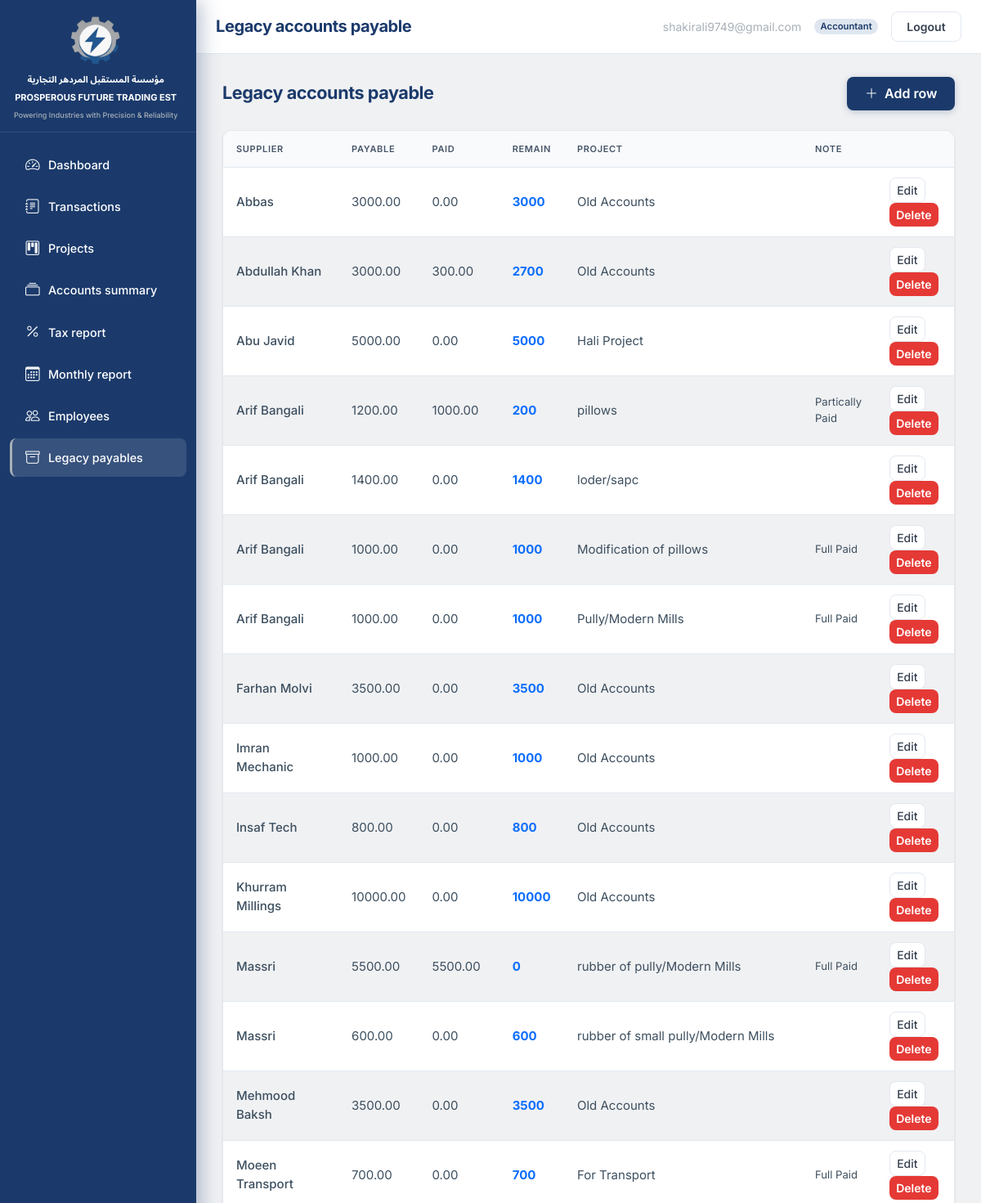
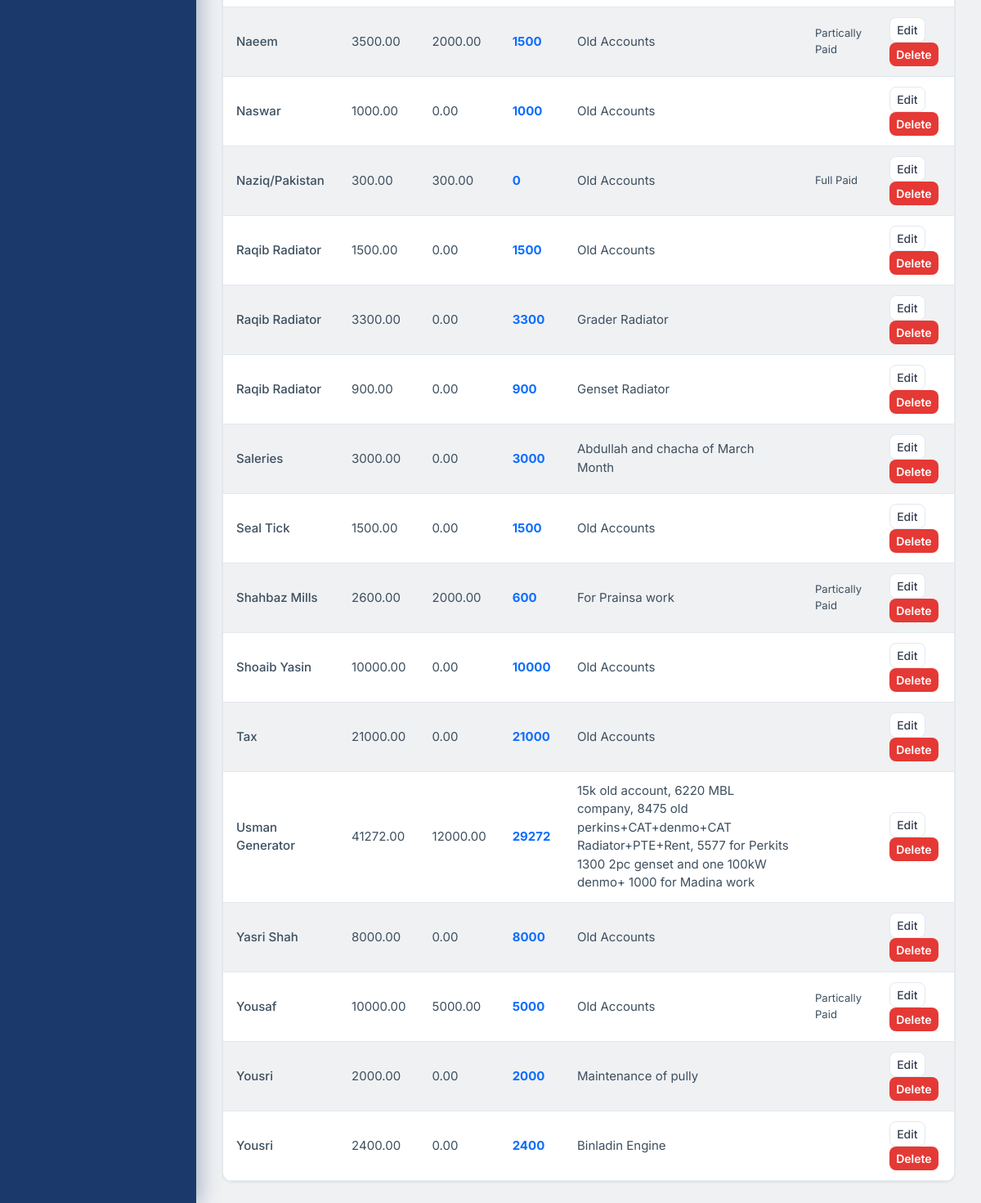
Screenshot of /transactions/legacy/ (signed in) with the database file from the repository (2 pictures, top to bottom).
### accounts/models.py (models this page shows, shortened)
class User(AbstractBaseUser, PermissionsMixin):
    email = models.EmailField(unique=True)
    full_name = models.CharField(max_length=255, blank=True)
    role = models.CharField(max_length=20, choices=Role.choices, default=Role.VIEWER)
    is_staff = models.BooleanField(default=False)
    is_active = models.BooleanField(default=True)
    date_joined = models.DateTimeField(default=timezone.now)
    objects = UserManager()
    USERNAME_FIELD = "email"
    REQUIRED_FIELDS = []
    class Meta:
        ordering = ["email"]

### transactions/models.py (models this page shows, shortened)
class LegacyPayable(models.Model):
    supplier_name = models.CharField(max_length=255)
    total_payable = models.DecimalField(max_digits=14, decimal_places=2)
    total_paid = models.DecimalField(max_digits=14, decimal_places=2, default=Decimal("0"))
    date_last_paid = models.DateField(null=True, blank=True)
    projects_name = models.CharField(max_length=255, blank=True)
    status_note = models.CharField(max_length=255, blank=True)
    class Meta:
        ordering = ["supplier_name", "pk"]
        verbose_name = "Legacy payable"
        verbose_name_plural = "Legacy payables"

### transactions/views.py (the view)
# urls.py: path("legacy/", views.LegacyPayableListView.as_view(), name="legacy_list"),
class LegacyPayableListView(AccountantOrAdminRequiredMixin, ListView):
    model = LegacyPayable
    template_name = "transactions/legacy_list.html"
    context_object_name = "legacy_rows"
    def get_queryset(self):
        return LegacyPayable.objects.annotate(
            remaining_calc=F("total_payable") - F("total_paid"),
        ).order_by("supplier_name", "pk")

### TradingEST/context_processors.py (called while the page is built)
def brand(_request):
    return {
        "brand_name_ar": BRAND_NAME_AR,
        "brand_name_en": BRAND_NAME_EN,
        "brand_tagline": BRAND_TAGLINE,
    }

### accounts/mixins.py (called while the page is built)
    def dispatch(self, request, *args, **kwargs):
        if not request.user.is_authenticated:
            return HttpResponseRedirect(self.resolve_redirect(request))
        role = getattr(request.user, "role", None)
        if role not in self.allowed_roles:
            raise PermissionDenied("Insufficient role.")
        return super(SessionAuthenticatedMixin, self).dispatch(request, *args, **kwargs)

### templates/transactions/legacy_list.html (shortened to what this page needs)
{% extends "base.html" %}
{% block header_title %}Legacy accounts payable{% endblock %}
{% block content %}
<div class="te-page-heading-row">
  <h1>Legacy accounts payable</h1>
  {% if user.role == 'admin' or user.role == 'accountant' %}
  <a class="btn te-btn-gradient" href="{% url 'transactions:legacy_add' %}"><i class="bi bi-plus-lg me-1"></i> Add row</a>
  {% endif %}
</div>
{% if legacy_rows %}
<div class="te-table-card">
  <div class="table-responsive">
    <table class="table mb-0 align-middle">
      <thead>
        <tr><th>Supplier</th><th>Payable</th><th>Paid</th><th>Remain</th><th>Project</th><th>Note</th><th></th></tr>
      </thead>
      <tbody>
        {% for row in legacy_rows %}
        <tr>
          <td class="fw-medium">{{ row.supplier_name }}</td>
          <td>{{ row.total_payable }}</td>
          <td>{{ row.total_paid }}</td>
          <td><strong class="text-primary">{{ row.remaining_calc }}</strong></td>
          <td>{{ row.projects_name }}</td>
          <td class="small">{{ row.status_note }}</td>
          <td>
            {% if user.role == 'admin' or user.role == 'accountant' %}
            <a class="btn btn-sm te-btn-secondary me-1" href="{% url 'transactions:legacy_edit' row.pk %}">Edit</a>
            <a class="btn btn-sm te-btn-danger" href="{% url 'transactions:legacy_delete' row.pk %}">Delete</a>
            {% endif %}
          </td>
        </tr>
        {% endfor %}
      </tbody>
    </table>
  </div>
</div>
{% else %}
<div class="te-page-card te-empty-state">
  <i class="bi bi-archive" aria-hidden="true"></i>
  <p>No legacy payable rows.</p>
</div>
{% endif %}
{% endblock %}

### templates/base.html (shortened to what this page needs)
{% load static %}
<!DOCTYPE html>
<html lang="en">
<head>
  <link href="https://cdn.jsdelivr.net/npm/bootstrap@5.3.3/dist/css/bootstrap.min.css" rel="stylesheet"
>
  <link rel="stylesheet" href="https://cdn.jsdelivr.net/npm/bootstrap-icons@1.11.3/font/bootstrap-icons.min.css">
  <link rel="stylesheet" href="{% static 'css/app.css' %}">
</head>
<body class="te-app-body">
<div class="te-app-layout">
  <div class="te-app-main">
    <header class="te-topbar">
      <div class="te-topbar-desktop d-none d-md-flex w-100 align-items-center justify-content-between gap-3 min-w-0">
        <h1 class="te-topbar-title text-truncate mb-0 flex-grow-1 min-w-0">{% block header_title %}Dashboard{% endblock %}</h1>
        {% if user.is_authenticated %}
        <div class="te-topbar-actions flex-shrink-0">
          <span class="te-topbar-email d-none d-lg-inline">{{ user.email }}</span>
          {% if user.role == 'admin' %}
          <span class="badge rounded-pill badge-role-admin">{{ user.get_role_display }}</span>
          {% elif user.role == 'accountant' %}
          <span class="badge rounded-pill badge-role-accountant">{{ user.get_role_display }}</span>
          {% else %}
          <span class="badge rounded-pill badge-role-viewer">{{ user.get_role_display }}</span>
          {% endif %}
          <form action="{% url 'accounts:logout' %}" method="post" class="d-inline mb-0">
            <button type="submit" class="btn btn-sm te-btn-logout">Logout</button>
          </form>
        </div>
        {% endif %}
      </div>
    </header>
    <div class="te-content-wrap">
      {% block content %}{% endblock %}
    </div>
  </div>
  <aside id="teSidebar" class="te-sidebar" aria-label="Main navigation">
    <div class="te-sidebar-head">
      <div class="te-sidebar-logo">
        {% include "partials/sidebar_brand.html" %}
      </div>
    </div>
    <div class="te-sidebar-nav">
      {% include "partials/sidebar_nav.html" %}
    </div>
  </aside>
</div>
</body>
</html>

### rows the page displays
User: email "shakirali9749@gmail.com", role "Accountant"
LegacyPayable: supplier_name "Abbas", total_payable "3000.00", total_paid "0.00", remaining_calc "3000", projects_name "Old Accounts"
LegacyPayable: supplier_name "Abdullah Khan", total_payable "3000.00", total_paid "300.00", remaining_calc "2700", projects_name "Old Accounts"
LegacyPayable: supplier_name "Abu Javid", total_payable "5000.00", total_paid "0.00", remaining_calc "5000", projects_name "Hali Project"
LegacyPayable: supplier_name "Arif Bangali", total_payable "1200.00", total_paid "1000.00", remaining_calc "200", projects_name "pillows", status_note "Partically Paid"
LegacyPayable: supplier_name "Arif Bangali", total_payable "1400.00", total_paid "0.00", remaining_calc "1400", projects_name "loder/sapc"
LegacyPayable: supplier_name "Arif Bangali", total_payable "1000.00", total_paid "0.00", remaining_calc "1000", projects_name "Modification of pillows", status_note "Full Paid"
LegacyPayable: supplier_name "Arif Bangali", total_payable "1000.00", total_paid "0.00", remaining_calc "1000", projects_name "Pully/Modern Mills", status_note "Full Paid"
LegacyPayable: supplier_name "Farhan Molvi", total_payable "3500.00", total_paid "0.00", remaining_calc "3500", projects_name "Old Accounts"
LegacyPayable: supplier_name "Imran Mechanic", total_payable "1000.00", total_paid "0.00", remaining_calc "1000", projects_name "Old Accounts"
LegacyPayable: supplier_name "Insaf Tech", total_payable "800.00", total_paid "0.00", remaining_calc "800", projects_name "Old Accounts"
LegacyPayable: supplier_name "Khurram Millings", total_payable "10000.00", total_paid "0.00", remaining_calc "10000", projects_name "Old Accounts"
LegacyPayable: supplier_name "Massri", total_payable "5500.00", total_paid "5500.00", remaining_calc "0", projects_name "rubber of pully/Modern Mills", status_note "Full Paid"
LegacyPayable: supplier_name "Massri", total_payable "600.00", total_paid "0.00", remaining_calc "600", projects_name "rubber of small pully/Modern Mills"
LegacyPayable: supplier_name "Mehmood Baksh", total_payable "3500.00", total_paid "0.00", remaining_calc "3500", projects_name "Old Accounts"
LegacyPayable: supplier_name "Moeen Transport", total_payable "700.00", total_paid "0.00", remaining_calc "700", projects_name "For Transport", status_note "Full Paid"
LegacyPayable: supplier_name "Naeem", total_payable "3500.00", total_paid "2000.00", remaining_calc "1500", projects_name "Old Accounts", status_note "Partically Paid"
LegacyPayable: supplier_name "Naswar", total_payable "1000.00", total_paid "0.00", remaining_calc "1000", projects_name "Old Accounts"
LegacyPayable: supplier_name "Naziq/Pakistan", total_payable "300.00", total_paid "300.00", remaining_calc "0", projects_name "Old Accounts", status_note "Full Paid"
LegacyPayable: supplier_name "Raqib Radiator", total_payable "1500.00", total_paid "0.00", remaining_calc "1500", projects_name "Old Accounts"
LegacyPayable: supplier_name "Raqib Radiator", total_payable "3300.00", total_paid "0.00", remaining_calc "3300", projects_name "Grader Radiator"
LegacyPayable: supplier_name "Raqib Radiator", total_payable "900.00", total_paid "0.00", remaining_calc "900", projects_name "Genset Radiator"
LegacyPayable: supplier_name "Saleries", total_payable "3000.00", total_paid "0.00", remaining_calc "3000", projects_name "Abdullah and chacha of March Month"
LegacyPayable: supplier_name "Seal Tick", total_payable "1500.00", total_paid "0.00", remaining_calc "1500", projects_name "Old Accounts"
LegacyPayable: supplier_name "Shahbaz Mills", total_payable "2600.00", total_paid "2000.00", remaining_calc "600", projects_name "For Prainsa work", status_note "Partically Paid"
LegacyPayable: supplier_name "Shoaib Yasin", total_payable "10000.00", total_paid "0.00", remaining_calc "10000", projects_name "Old Accounts"
LegacyPayable: supplier_name "Tax", total_payable "21000.00", total_paid "0.00", remaining_calc "21000", projects_name "Old Accounts"
LegacyPayable: supplier_name "Usman Generator", total_payable "41272.00", total_paid "12000.00", remaining_calc "29272", projects_name "15k old account, 6220 MBL company, 8475 old perkins+CAT+denmo+CAT Radiator+PTE+Rent, 5577 for Perkits 1300 2pc genset and one 100kW denmo+ 1000 for Madina work"
LegacyPayable: supplier_name "Yasri Shah", total_payable "8000.00", total_paid "0.00", remaining_calc "8000", projects_name "Old Accounts"
LegacyPayable: supplier_name "Yousaf", total_payable "10000.00", total_paid "5000.00", remaining_calc "5000", projects_name "Old Accounts", status_note "Partically Paid"
LegacyPayable: supplier_name "Yousri", total_payable "2000.00", total_paid "0.00", remaining_calc "2000", projects_name "Maintenance of pully"
LegacyPayable: supplier_name "Yousri", total_payable "2400.00", total_paid "0.00", remaining_calc "2400", projects_name "Binladin Engine"

### other values shown
{{ brand_name_ar }} "مؤسسة المستقبل المردهر التجارية"
{{ brand_name_en }} "PROSPEROUS FUTURE TRADING EST"
{{ brand_tagline }} "Powering Industries with Precision & Reliability"
